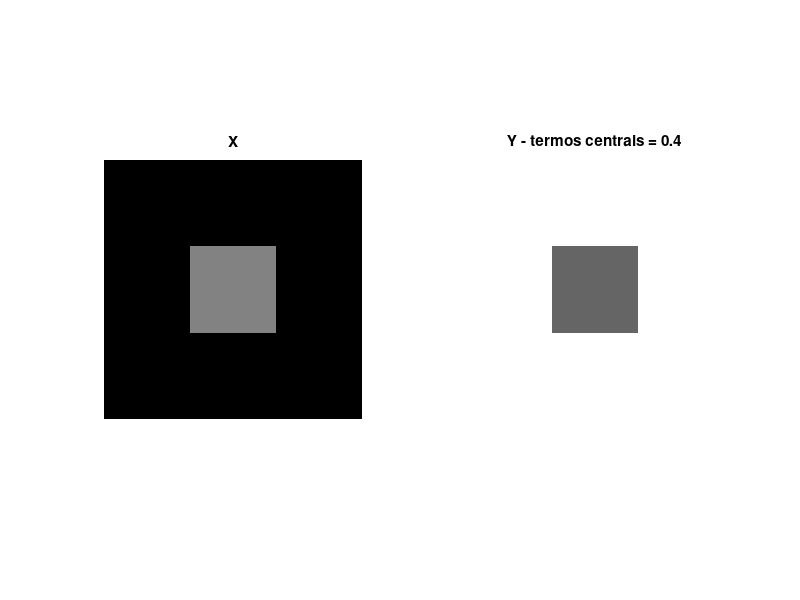
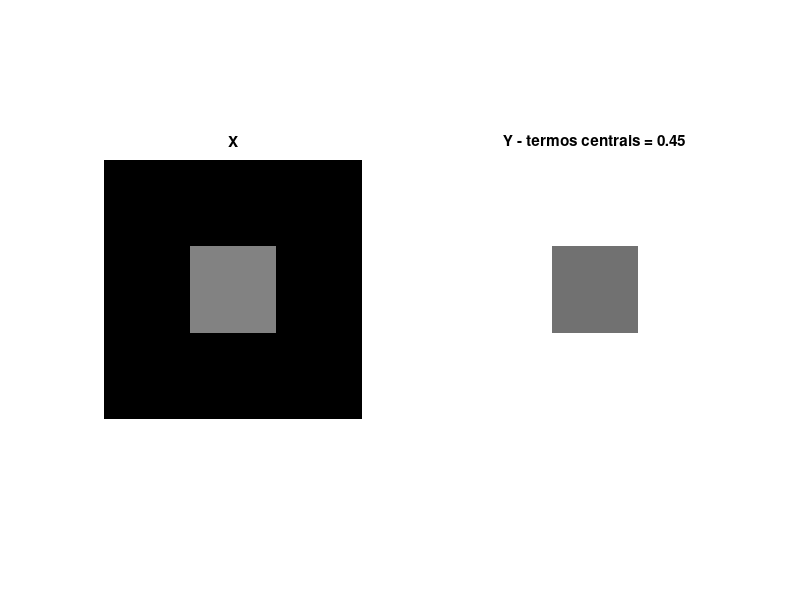
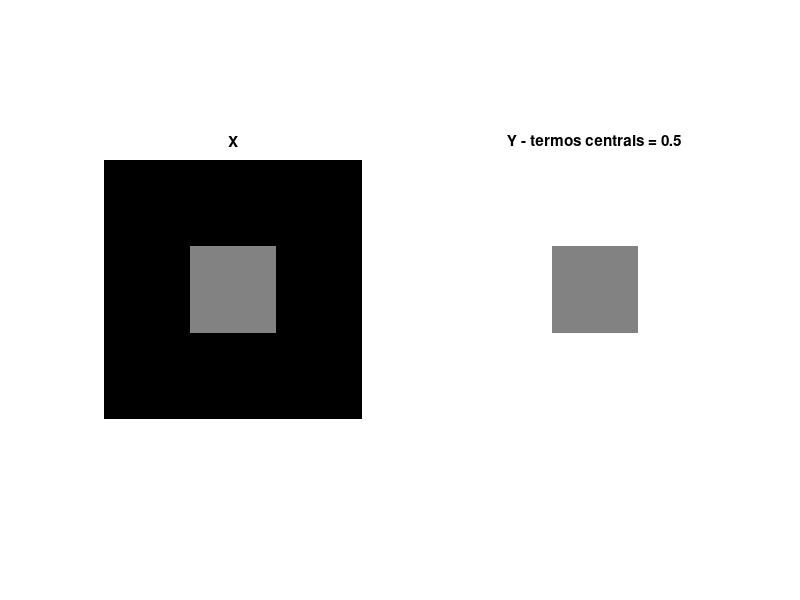
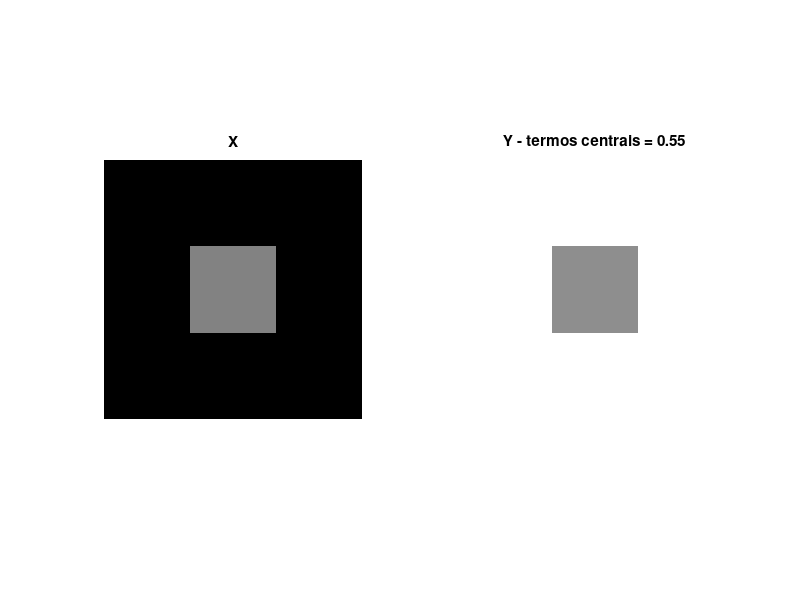

Write the MATLAB code that produced these figures, in order. (Note: this script raises an error after producing the figures.)
% Processamento Digital de Imagens
% Matheus Araújo Marins

close all; clear all; clc;
%% Exercício I.1

X = zeros(6);
X(3:4,3:4) = .5*ones(2);

Y = ones(6);
y_centers = [0.4, 0.45, 0.5, 0.55, 0.6];

for i = y_centers

    Y(3:4,3:4) = i*ones(2);

    figure;

    subplot(1,2,1);
    imshow(X); colormap(gray);
    title(['X']);

    subplot(1,2,2);
    imshow(Y); colormap(gray);
    title(['Y - termos centrais = ', num2str(i)]);

    set(gcf,'units','points','position',[0,0,700,300])
    pause;

end

echo on;
% =======================================================================
%                           Exercício I.1
% =======================================================================
%
% O exercício explora o contraste simultâneo, onde temos um quadrado cinza
% envolto de branco e envolto de preto. Percebemos o cinza mais claro no
% segundo em relação ao primeiro, portanto não notaremos os cinzas iguais
% para valores centrais iguais a 0.5, como era de se esperar. Utilizando
% 0.55 podemos notar que é suficiente para percebermos os quadrados com
% igual itensidade.

echo off;
pause; close all;


cont_sim2;
echo on;
%
% Aqui temos mais um exemplo de como a tonalidade do cinza é interpretada
% diferente de acordo com o meio em que o objeto está inserido. Quando as
% duas partes estão unidas, entendemos que os arcos formam um único objeto
% e por isso conseguimos interpretar como um único tom de cinza. Já nos
% demais casos, os arcos separados são entendidos como objetos diferentes
% imersos em "meios" com tons de cinza diferentes ao redor, e no entanto
% temos a sensação de terem tons de cinza diferentes (apesar de podermos
% conferir o valor dos pixels e ver que são iguais).
echo off;
pause;

checkershadow;
echo on;
%
% Mais um exemplo que se explica da mesma forma que o exemplo dos arcos. Os
% pontos A e B estão cercados de tons de cinza diferentes, e portanto
% achamos que possuem tons de cinza próximos do seu redor (apesar de
% podermos verificar que possuem o mesmo valor).
echo off;
pause;
imtool close all; close all;

%% Exercício I.2 - A

gray_min = 0;
gray_max = 1;
img_size = 256;
nb_columns = 7;

values = gray_min:(gray_max - gray_min)/(nb_columns - 1):gray_max;

img = kron(values, ones(img_size, ceil(img_size/nb_columns)));
img = img(:, 1:img_size);

figure;

imshow(img); colormap(gray);
title(['Total de colunas = ', num2str(nb_columns)]);

set(gcf,'units','points','position',[0,0,300,300])

echo on;
% =======================================================================
%                           Exercício I.2 - A
% =======================================================================
%
% A figura apresenta 7 barras verticais com mesmo valor em cada barra,
% como solicitado no problema. No entanto, ao observarmos a imagem das
% barras, nota-se que dentro de cada barra temos a sensação de que ela vai
% clareando conformes andando para a direita.
%
echo off;
pause; close all;

%% Exercício I.2 - B

gray_min = 141;
gray_max = 164;
img_size = 128;
nb_columns = 128;

values = gray_max:-(gray_max - gray_min)/(nb_columns - 1):gray_min;

img = kron(values, ones(img_size, ceil(img_size/nb_columns)));
img = img(:, 1:img_size);

figure;

subplot(2,1,1);
imshow(img/255); colormap(gray);
title(['Imagem sozinha - Total de colunas = ', num2str(nb_columns)]);

subplot(2,1,2);
imshow([img, img]/255); colormap(gray);
title(['Imagem concatenada - Total de colunas = ', num2str(nb_columns)]);


subplot(2,1,2);
imshow([img, img]/255); colormap(gray);
title(['Imagem concatenada - Total de colunas = ', num2str(nb_columns)]);

set(gcf,'units','points','position',[0,0,500,800])

echo on;
% =======================================================================
%                           Exercício I.2 - B
% =======================================================================
%
% Na primeira imagem, em que temos apenas uma cópia, praticamente não
% notamos a diferença entre todas as barras, interpretando elas como um
% único tom de cinza. Isso se dá pelo fato de cobrirmos uma faixa pequena
% de tons de cinza e também por irmos variando esse tom sempre bem
% suavemente. Agora na segunda imagem, podemos notar uma transição rápida,
% do último valor para o primeiro.
%
echo off;
pause; close all;

%% Exercício I.2 - C

gray_min = 0;
gray_max = 255;
img_size = 256;
nb_columns = 16;

values = gray_min:(gray_max - gray_min)/(nb_columns - 1):gray_max;

img = kron(values, ones(img_size/2, ceil(img_size/(2*nb_columns))));
img = min(img, img');

img = [img, flip(img,2); flip(img, 1), flip(flip(img,2),1)];

figure;

imshow(img/255); colormap(gray);

set(gcf,'units','points','position',[0,0,300,300])

echo on;
% =======================================================================
%                           Exercício I.2 - C
% =======================================================================
%
% Esse exemplo é uma extensão do item I.2 - A, das bandas de Mach. Aqui
% temos o mesmo efeito nos lados dos quadrados (tanto horizontal quanto
% vertical), já nas quinas esses efeitos são potencializados uma vez que
% são nessas posições em que esses efeitos estão sendo somados.
%
echo off;
pause; close all;

%% Exercício I.3 - A e B

M = 800;
beta = 0.6;

[X,Y] = meshgrid(1:M, 1:M);

func = @(M, beta) 256.^(-(M-Y)/(M-1)).*...
                cos((M-1)*beta*pi/log(49*beta)*(49*beta).^(-(M-X)/(M-1)));
figure;
imshow(log(1+abs(func(M, beta)))); truesize;

echo on;
% =======================================================================
%                           Exercício I.3 - B
% =======================================================================
%
% A figura gerada é um bom exemplo para estudar a sensibilidade ao
% contraste de acordo com a frequência que enxergamos na retina
% (ciclos/grau). Como as frequências aumentam conforme caminhamos para a
% direita da imagem, torna-se mais difícil perceber as faixas, diminuindo a
% nossa sensibilidade às mesmas.
%
% Se nos afastarmos da tela, essa frequência também aumenta, fazendo com
% que a sesibilidade também diminua.
echo off;
pause; close all;
%% Exercício I.3 - C

M = 400;
beta = 0.6;
d = 20;

freq = @(M, beta, n) pi*beta*(49*beta).^(-(M-n)/(M-1));

echo on;
% =======================================================================
%                           Exercício I.3 - C
% =======================================================================
%
%
echo off;

disp(['Frequência instantânea para n = 1: ',num2str(freq(M,beta, 1))])
disp(['Ciclos por grau - para n = 1: ',num2str(d*freq(M,beta, 1))])
disp(['Frequência instantânea para n = M: ',num2str(freq(M,beta, M))])
disp(['Ciclos por grau - para n = M: ',num2str(d*freq(M,beta, M))])

pause; close all;


%% Exercício I.3 - D
echo on;
% =======================================================================
%                           Exercício I.3 - D
% =======================================================================
%
% Temos que a frequência observado é proporcional à distância que o
% observador se encontra da imagem. Portanto, ao nos distanciarmos da tela,
% a frequência aumenta e diminuimos a sensibilidade.
%
echo off;
pause; close all;

%% Exercício I.3 - E

M = 800;
beta = [1, 2];

[X,Y] = meshgrid(1:M, 1:M);

func = @(M, beta) 256.^(-(M-Y)/(M-1)).*...
                cos((M-1)*beta*pi/log(49*beta)*(49*beta).^(-(M-X)/(M-1)));

for b = beta

    figure;
    imshow(log(1+abs(func(M, b)))); truesize;
    title(['$\beta = $', num2str(b)], 'interpreter', 'latex');
    pause;

end
echo on;
% =======================================================================
%                           Exercício I.3 - E
% =======================================================================
% O paramêtro beta é apenas mais um meio de controlarmos a frequência
% observada. Conforme aumenta-se beta, as frequências também aumentam. E
% esse aumento gradativo acaba causando aliasing.
echo off;
pause; close all;

%% Exercício I.4

msize = 14;
fsize = 2*msize*msize;

A = ones(fsize,1);
b0 = zeros(1,msize);
b1 = ones(1,msize);
c = zeros(1,fsize);

B = kron(b1,[b0,b1]);

X = A*B/2;

for i=1:msize
    c(2*msize*(i-1)+i) = 1;
end

y = 1:fsize;
z = exp(-(log(256)/(2.5*fsize))*(fsize-y));
Y = z'*c;
Z = X+Y;

imshow(Z);

echo on;
% =======================================================================
%                           Exercício I.4
% =======================================================================
%
% Esse exemplo demonstra como uma lista branca bem fina pode ser mascarada
% ao a aproximarmos o suficiente de uma região cinza. A transição entre os
% tons de preto e cinza causam uma diminuição de sensibilidade a demais
% tons, visto que
%
echo off;
pause; close all;
%% Exercício II.1

k_r = 0.2999; k_g = 0.587; k_b = 0.114;
img_size = 401;

Y = [0.1, 0.2, 0.3, 0.5, 0.7, 0.8];

figure;
for y = 1:length(Y)
    aux = max(2*Y(y) - 1, 0);

    B_min = aux;
    B_max = 2*Y(y) - B_min;

    R_min = B_min;
    R_max = B_max;

    [B,R] = meshgrid(linspace(B_min, B_max, img_size),...
                     linspace(R_min, R_max, img_size));

    G = (Y(y) - k_r*R - k_b*B)/k_g;

    subplot(2,3,y);
    img = cat(3, R, G, B);
    imshow(img);
    title(['Y = ', num2str(Y(y))], 'interpreter', 'latex');
    set(gcf,'units','points','position',[0,0,1000,800]);
end

echo on;
% =======================================================================
%                           Exercício II.1
% =======================================================================
% Observando os exemplos, notamos que o filtro (que é basicamente um blur
% aplicado a imagem) afeta bastante a nitidez da imagem quando aplicado na
% luminancia. Isso se dá uma vez que o Y é a componente que carrega as informaçoes
% de transicao da imagem, então, ao borrarmos essa matriz, causamos distorcoes
% na imagem, dificultando a sua compreensao. Esse mesmo filtro, ao ser aplicado
% nas crominancias causa mudanca quase nula na imagem gerada (apenas nas bordas),
% o que nos diz que essas matrizes de crominancia carregam menos informacoes que
% a Y.
echo off;
pause; close all;

%% Exercício II.2

img = imread('mandrill.tif');
img_ycbcr = rgb2ycbcr(img);

img_y = img_ycbcr(:,:,1);
img_cb = img_ycbcr(:,:,2);
img_cr = img_ycbcr(:,:,3);

N = 9;
sigma2 = [1, 10, 100];

[M,N] = meshgrid(-N:N, -N:N);

filtro = @(sigma2) exp(-(M.^2 + N.^2)/(2*sigma2));

figure;
for s = 1:length(sigma2)

    h = filtro(sigma2(s));
    h = h/sum(sum(h));

    img_yf = filter2(h, img_y, 'same');
    img_cbf = filter2(h, img_cb, 'same');
    img_crf = filter2(h, img_cr, 'same');

    img_1 = cat(3, img_yf, img_cb, img_cr);
    img_2 = cat(3, img_y, img_cbf, img_crf);

    subplot(3, 3, 3*(s - 1) + 2);
    imshow(ycbcr2rgb(img_1));
    title(['Filtrando Y e $\sigma^2 = $', num2str(sigma2(s))],...
           'interpreter', 'latex');
    set(gcf,'units','points','position',[0,0,300,300]);

    subplot(3, 3, 3*(s - 1) + 3);
    imshow(ycbcr2rgb(img_2))
    title(['Filtrando $C_b$ e $C_r$, e $\sigma^2 = $', num2str(sigma2(s))],...
           'interpreter', 'latex');
    set(gcf,'units','points','position',[0,0,600,500]);

    subplot(3, 3, 3*(s - 1) + 1);
    mesh(h)
    title(['Filtro h com $\sigma^2 = $', num2str(sigma2(s))],...
           'interpreter', 'latex');
    set(gcf,'units','points','position',[0,0,900,750]);

    pause;
end

echo on;
% =======================================================================
%                           Exercício II.2
% =======================================================================
% Esse exemplo é uma boa justificativa de utilizarmos o sistema YCbCr para representar
% uma cor, uma vez que Cb e Cr carregam poucas informaçoes (nao irrelevante, no
% entanto), fazendo com que suas transmissoes sejam faciulitadas em relacao a
% outros sistemas.
%
% O efeito do sigma ao quadrado pode ser visto ao observarmos a forma do filtro,
% ele vai se tornando menos seletivo, pegando mais valores ao redor do pixel
% para fazer o borrão.
echo off;
pause; close all;

%% Exercício II.3

img_names = {'cape.tif', 'mandrill.tif', 'clown.tif', 'trees.tif'};

for n = 1:length(img_names)

    img = imread(img_names{n});

    img_ycbcr = rgb2ycbcr(img);
    img_yiq = rgb2ntsc(img);

    figure;

    subplot(3, 3, 1);
    imshow(img(:,:,1));
    title(['RGB - Componente R'], 'interpreter', 'latex');

    subplot(3, 3, 2);
    imshow(img(:,:,2))
    title(['RGB - Componente G'], 'interpreter', 'latex');

    subplot(3, 3, 3);
    imshow(img(:,:,3));
    title(['RGB - Componente B'], 'interpreter', 'latex');

    subplot(3, 3, 4);
    imshow(img_ycbcr(:,:,1));
    title(['YC$_b$C$_r$ - Componente Y'], 'interpreter', 'latex');

    subplot(3, 3, 5);
    imshow(img_ycbcr(:,:,2));
    title(['YC$_b$C$_r$ - Componente C$_b$'], 'interpreter', 'latex');

    subplot(3, 3, 6);
    imshow(img_ycbcr(:,:,3));
    title(['YC$_b$C$_r$ - Componente C$_r$'], 'interpreter', 'latex');

    subplot(3, 3, 7);
    imshow(img_yiq(:,:,1));
    title(['YIQ - Componente Y'], 'interpreter', 'latex');

    subplot(3, 3, 8);
    imshow(img_yiq(:,:,2));
    title(['YIQ - Componente I'], 'interpreter', 'latex');

    subplot(3, 3, 9);
    imshow(img_yiq(:,:,3));
    title(['YIQ - Componente Q'], 'interpreter', 'latex');

    set(gcf,'units','points','position',[0,0,1200,800]);

    pause;
end

echo on;
% =======================================================================
%                           Exercício II.3
% =======================================================================
% Temos uma diferenca clara ao colocarmos todas as representações lado a lado.
% No caso do RGB todas as suas componentes são bem detalhadas, podemos notar que
% a maioria dos detalhes esta presente em mais de uma das componentes. É de se
% esperar que seja mais custoso e menos eficiente transmitir a imagem atraves
% dessas componentes.
%
% Agora no caso Ycbcr e YIQ nota-se que a componente Y é rica de detalhes,
% mas as demais carregam menos informação, sendo menos redundante. No caso da
% YIQ esse efeito é ainda mais presente, temos a componente Q praticamente nula,
% fazendo desse sistema um melhor candidato para a representacao.
echo off;
pause; close all;
